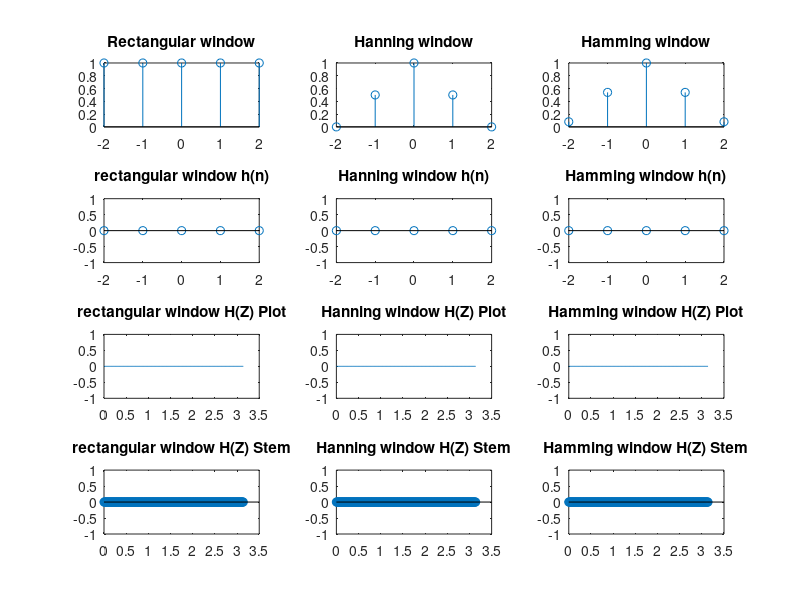

This figure's MATLAB source:
clc;
clear all;
wc1=input('enter cut off frequency(wc1):');
wc2=input('enter cut off frequency(wc2):');
N=input('Enter N:');
for n=-(N-1)/2 :(N-1)/2
   if(n==0)
        hd(n+1+((N-1)/2))=(wc2-wc1)/pi;  
    else
        hd(n+1+((N-1)/2))=(sin(n*wc2)/(n*pi))-1*(sin(n*wc1)/(n*pi));
    end
end
%disp(hd);
n=-(N-1)/2 :(N-1)/2;
w1=ones(1,N);
w2=0.5+0.5*cos(2*pi*n/(N-1));
w3=0.54+0.46*cos(2*pi*n/(N-1));
subplot(4,3,1);
stem(n,w1);
title('Rectangular window');
subplot(4,3,2);
stem(n,w2);
title('Hanning window');
subplot(4,3,3);
stem(n,w3);
title('Hamming window');
h1=hd.*w1;
%disp(h1)
h2=hd.*w2;
%disp(h2)
h3=hd.*w3;
%disp(h3)
n=-(N-1)/2 :(N-1)/2;
subplot(4,3,4)
stem(n,h1);
title('rectangular window h(n)');
subplot(4,3,5)
stem(n,h2);
title('Hanning window h(n)');
subplot(4,3,6)
stem(n,h3);
title('Hamming window h(n)');
 a=0;
for w=0:0.01:pi
    a=a+1;
    H1(a)=0;
    H2(a)=0;
    H3(a)=0;
     for l=1:N
        H1(a)= H1(a) + h1(l) * exp(-i*w*l);
        H2(a)= H2(a) + h2(l) * exp(-i*w*l);
        H3(a)= H3(a) + h3(l) * exp(-i*w*l);
     end
end
%disp(a);
w=0:0.01:pi;
subplot(4,3,7);
plot(w,abs(H1));
title('rectangular window H(Z) Plot');
subplot(4,3,8)
plot(w,abs(H2));
title('Hanning window H(Z) Plot');
subplot(4,3,9)
plot(w,abs(H3));
title('Hamming window H(Z) Plot');
subplot(4,3,10);
stem(w,abs(H1));
title('rectangular window H(Z) Stem');
subplot(4,3,11)
stem(w,abs(H2));
title('Hanning window H(Z) Stem');
subplot(4,3,12)
stem(w,abs(H3));
title('Hamming window H(Z) Stem');
